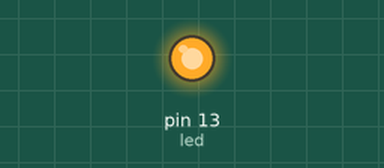
Simulated run of this sketch. Board: Arduino Uno, built with avr-gcc and run on an emulated ATmega328P. Parts: output pins drawn as LEDs (lit = HIGH). What the sketch prints to the serial monitor is not drawn.

Above: at 0.1 s.
At 10.36 s:
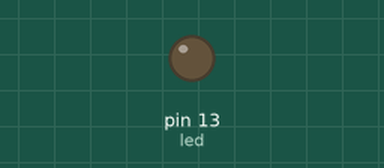
Timing chart, 0 to 10.7 s (numbered marks = the images above):
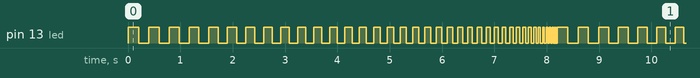

The sketch:

35.Fix_bugs.ino
```cpp
int led = 13;

void setup(){
  Serial.begin(9600);
  pinMode(led, OUTPUT);

  // Count to 10, but replace the number 5 with the word "five"
  for(int i = 1; i <= 10; i++){
    if ( i == 5 ) {
      Serial.println("five");
    } else {
      Serial.println(i);
    }
  }
}

void loop() {

  int ms = 200;

  // Make the LED flash faster and faster until it appears as
  // a static light. Reset when the delay reaches 0 ms.
  while ( ms > 0 ){
    digitalWrite(led, HIGH);
    delay(ms);
    digitalWrite(led, LOW);
    delay(ms);
    ms -= 5;
  }
}
```

Measured:
- by itself, pin 13 (led): moves between LOW and HIGH, repeating every 8.2 s
